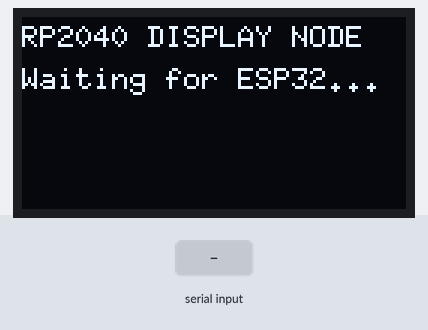
Simulated run of this sketch. Board: Raspberry Pi Pico. Parts: 128×64 one-colour display. Inputs (shaded band) come from the test bench. What the sketch prints to the serial monitor is not drawn.

Above: at 1.2 s.
1.3 s: "1\n" received over the second serial link
At 2.0 s:
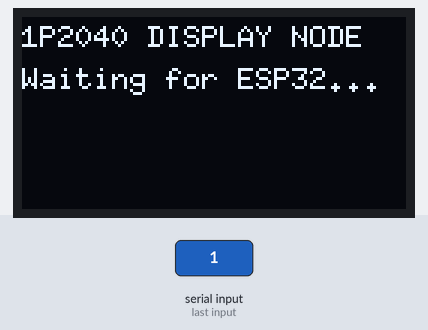
2.8 s: "0\n" received over the second serial link
At 3.1 s:
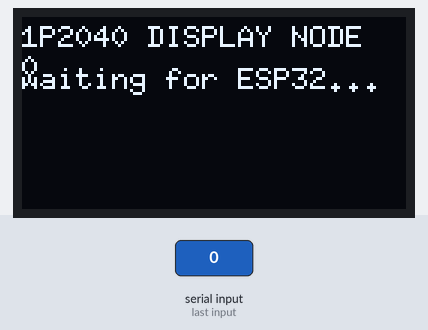
Timing chart, 0 to 5.8 s (numbered marks = the images above; inputs shaded):
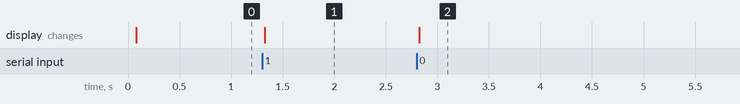

The sketch:

rp2040_display_node.ino
```cpp
/*
  RP2040 OLED display node for the ESP32-S3 PLE TinyLM engine.

  Architecture:
    ESP32-S3 runs the actual 28.9M-parameter LLM and writes generated text.
    RP2040 receives that serial text and renders it on a 128x64 I2C OLED.

  Suggested UART wiring:
    ESP32 TX  -> RP2040 GP1 / UART0 RX
    ESP32 GND -> RP2040 GND

  OLED wiring:
    OLED SDA -> GP28
    OLED SCL -> GP29
    OLED VCC -> 3V3
    OLED GND -> GND

  Arduino libraries:
    - U8g2 by oliver (olikraus)
*/

#include <U8g2lib.h>
#include <Wire.h>

#define OLED_SDA 28
#define OLED_SCL 29
#define SERIAL_BAUD 115200
#define SCREEN_W 128
#define SCREEN_H 64
#define CHAR_W 6
#define LINE_H 10

U8G2_SSD1306_128X64_NONAME_F_HW_I2C u8g2(U8G2_R0, U8X8_PIN_NONE);
// If your OLED is SH1106, use this instead:
// U8G2_SH1106_128X64_NONAME_F_HW_I2C u8g2(U8G2_R0, U8X8_PIN_NONE);

static int cursor_x = 0;
static int cursor_y = 10;
static char word_buf[32];
static int word_len = 0;

static void clear_screen() {
  u8g2.clearBuffer();
  u8g2.setFont(u8g2_font_6x10_tf);
  cursor_x = 0;
  cursor_y = 10;
  u8g2.sendBuffer();
}

static void newline() {
  cursor_x = 0;
  cursor_y += LINE_H;
  if (cursor_y > SCREEN_H) clear_screen();
}

static void draw_raw_char(char c) {
  if (c == '\r') return;
  if (c == '\n') {
    newline();
    return;
  }
  if (c < 32 || c > 126) return;

  if (cursor_x + CHAR_W > SCREEN_W) newline();
  u8g2.drawGlyph(cursor_x, cursor_y, c);
  cursor_x += CHAR_W;
}

static void flush_word() {
  if (word_len == 0) return;
  word_buf[word_len] = 0;

  int word_px = u8g2.getStrWidth(word_buf);
  if (cursor_x > 0 && cursor_x + word_px > SCREEN_W) newline();

  for (int i = 0; i < word_len; i++) draw_raw_char(word_buf[i]);
  word_len = 0;
}

static void consume_char(char c) {
  if (c == ' ' || c == '\n' || c == '\t') {
    flush_word();
    if (c == '\n') newline();
    else draw_raw_char(' ');
    u8g2.sendBuffer();
    return;
  }

  if (word_len < (int)sizeof(word_buf) - 1) {
    word_buf[word_len++] = c;
  } else {
    flush_word();
    draw_raw_char(c);
    u8g2.sendBuffer();
  }
}

void setup() {
  Serial.begin(SERIAL_BAUD);
  Serial1.begin(SERIAL_BAUD);

  Wire.setSDA(OLED_SDA);
  Wire.setSCL(OLED_SCL);
  Wire.begin();

  u8g2.begin();
  clear_screen();
  u8g2.drawStr(0, 10, "RP2040 DISPLAY NODE");
  u8g2.drawStr(0, 24, "Waiting for ESP32...");
  u8g2.sendBuffer();
}

void loop() {
  while (Serial1.available() > 0) {
    char c = (char)Serial1.read();
    Serial.write(c);
    consume_char(c);
  }

  while (Serial.available() > 0) {
    Serial1.write(Serial.read());
  }
}
```

Measured:
- after the input at 1.3 s, the display: changes at once (image 1)
- after the input at 2.8 s, the display: changes at once (image 2)
